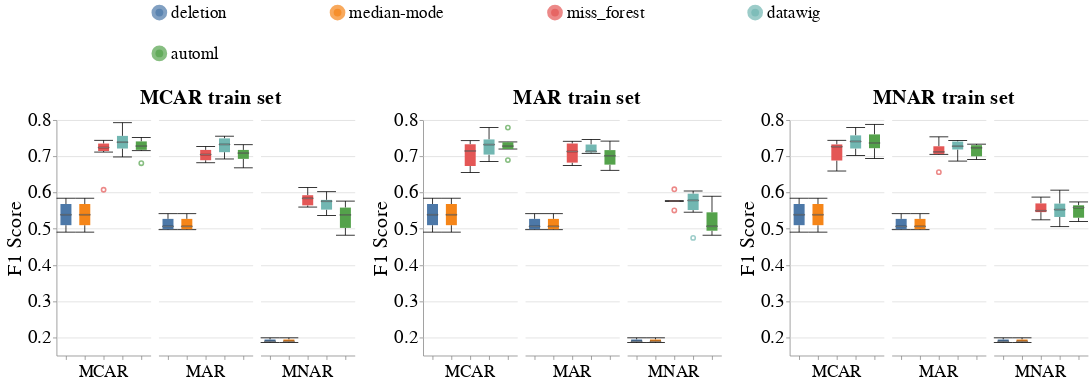

This figure's notebook cell:
### Code cell
# Categorical
create_box_plots_for_diff_imputers(dataset_name=DATASET_NAME,
                                   column_name='MAR',
                                   metric_name='f1_score',
                                   db_client=db_client,
                                   without_dummy=True)
